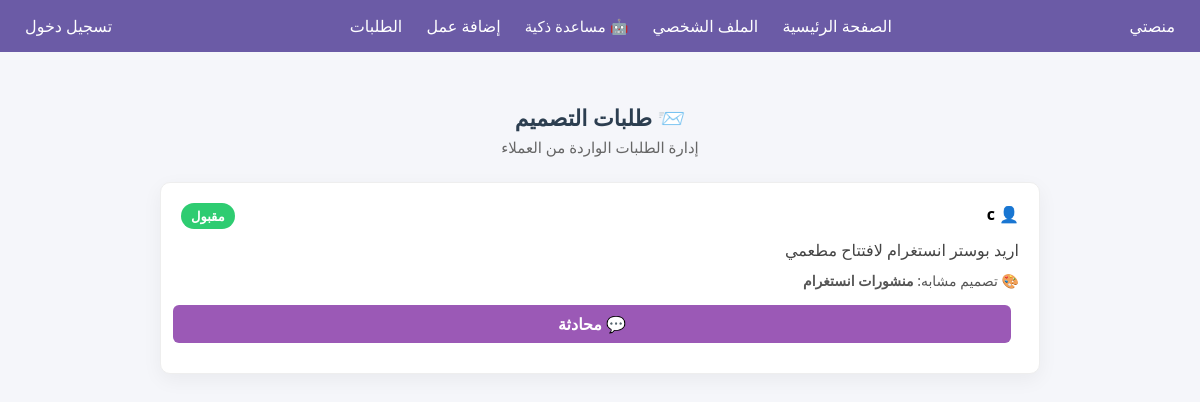
The app's page /designer/requests (signed in), older data.
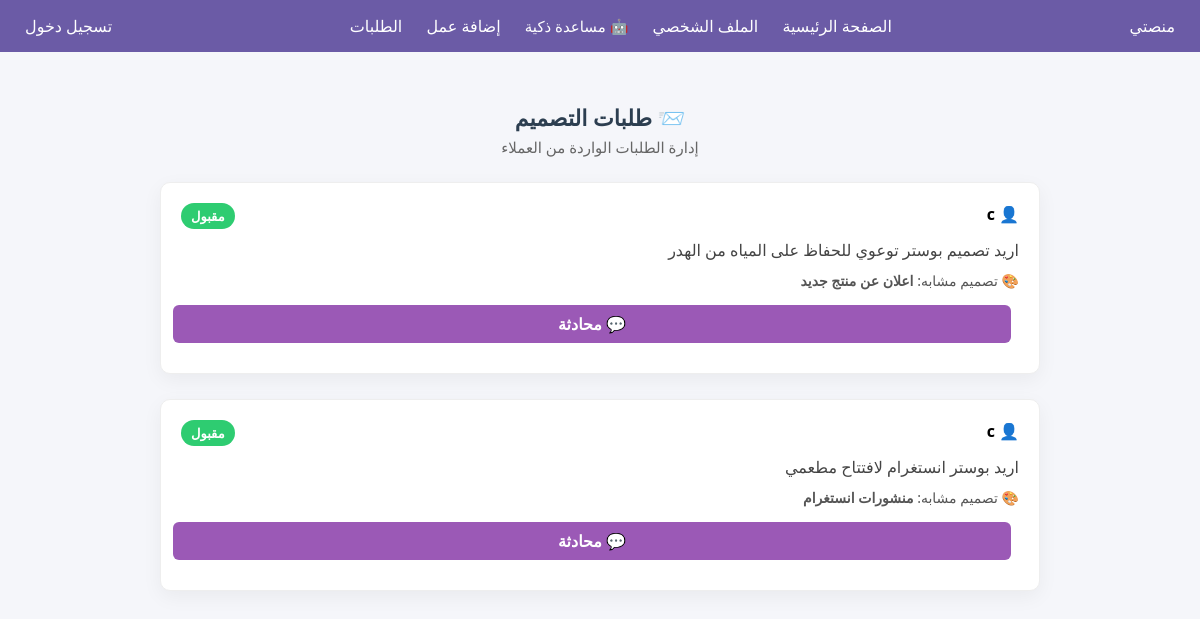
The same page, newer data.
### tables this page shows
CREATE TABLE requests (
    id INTEGER PRIMARY KEY AUTOINCREMENT,
        client_id INTEGER NOT NULL,
            designer_id INTEGER NOT NULL,
                design_id INTEGER,
                    description TEXT NOT NULL,
                        status TEXT DEFAULT 'مفتوح',
                            created_at TIMESTAMP DEFAULT CURRENT_TIMESTAMP
                            , chat_enabled INTEGER DEFAULT 0);

CREATE TABLE users (
            id INTEGER PRIMARY KEY AUTOINCREMENT,
            username TEXT NOT NULL,
            email TEXT NOT NULL,
            password TEXT NOT NULL,
            role TEXT NOT NULL
        , active INTEGER DEFAULT 1, bio TEXT DEFAULT '', portfolio TEXT DEFAULT '', specialty TEXT DEFAULT '', work_type TEXT DEFAULT '');

CREATE TABLE designs (
    id INTEGER PRIMARY KEY AUTOINCREMENT,
    designer_id INTEGER,
    title TEXT,
    description TEXT,
    image_path TEXT,
    FOREIGN KEY (designer_id) REFERENCES users(id)
);

### app/designer/routes.py (the view)
@designer_bp.route('/requests')
def designer_requests():
    if not designer_required():
        flash('غير مسموح بالدخول')
        return redirect(url_for('auth.login'))
    conn = sqlite3.connect(Config.DATABASE)
    conn.row_factory = sqlite3.Row
    requests = conn.execute("""
        SELECT
            r.id,
            r.description,
            r.status,
            u.username AS client_name,
            d.title AS design_title
        FROM requests r
        JOIN users u ON r.client_id = u.id
        LEFT JOIN designs d ON r.design_id = d.id
        WHERE r.designer_id = ?
        ORDER BY r.created_at DESC
    """, (session['user_id'],)).fetchall()
    conn.close()
    return render_template(
        'designer/requests.html',
        requests=requests
    )

### app/designer/routes.py (called while the page is built)
def designer_required():
    return 'role' in session and session['role'] == 'designer'

### app/designer/templates/designer/requests.html (shortened to what this page needs)
{% extends 'base.html' %}
{% block content %}
<div class="designer-requests-page">
    <div class="page-header">
        <h2>📨 طلبات التصميم</h2>
        <p>إدارة الطلبات الواردة من العملاء</p>
    </div>
    {% if requests %}
        <div class="requests-list">
            {% for req in requests %}
            <div class="request-card">
                <div class="request-top">
                    <span class="client-name">
                        👤 {{ req['client_name'] }}
                    </span>
                    <span class="status status-{{ req['status'] }}">
                        {{ req['status'] }}
                    </span>
                </div>
                <p class="request-desc">
                    {{ req['description'] }}
                </p>
                {% if req['design_title'] %}
                <p class="design-ref">
                    🎨 تصميم مشابه: <strong>{{ req['design_title'] }}</strong>
                </p>
                {% endif %}
                <div class="request-actions">
                    {% if req['status'] == 'مفتوح' %}
                        <a href="{{ url_for('designer.accept_request', request_id=req['id']) }}" class="btn accept">قبول</a>
                        <a href="{{ url_for('designer.reject_request', request_id=req['id']) }}" class="btn reject">رفض</a>
                    {% elif req['status'] == 'مقبول' %}
                        <a href="{{ url_for('chat.chat', request_id=req['id']) }}" class="btn chat">💬 محادثة</a>
                    {% endif %}
                </div>
            </div>
            {% endfor %}
        </div>
    {% else %}
        <div class="empty-box">
            لا يوجد طلبات حاليًا
        </div>
    {% endif %}
</div>
{% endblock %}

### app/templates/base.html (shortened to what this page needs)
<!DOCTYPE html>
<html lang="ar">
<head>
    <link rel="stylesheet" href="{{ url_for('static', filename='style.css') }}">
</head>
<body>
<nav class="navbar">
    <div class="navbar-container">
        <div class="nav-left">
            <a href="/" class="logo">منصتي</a>
        </div>
        <div class="nav-center">
            <a href="{{ url_for('home.home') }}">الصفحة الرئيسية</a>
            <a href="{{ url_for('client.profile') if session['role'] == 'client' else url_for('designer.profile') }}">
                الملف الشخصي
            </a>
            <button id="ai-button" class="ai-nav-btn">
                🤖 مساعدة ذكية
            </button>
            {% if session['role'] == 'designer' %}
                <a href="{{ url_for('designer.add_design') }}">إضافة عمل</a>
                <a href="{{ url_for('designer.designer_requests') }}">الطلبات</a>
            {% endif %}
        </div>
        <div class="nav-right">
            <a href="{{ url_for('auth.login') }}" class="btn-logout">تسجيل دخول</a>
        </div>
    </div>
</nav>
<main>
    {% block content %}{% endblock %}
</main>
</body>
</html>

### app/static/style.css (style rules this page uses)
* { margin: 0; padding: 0; box-sizing: border-box; font-family: 'Segoe UI', Tahoma, Geneva, Verdana, sans-serif; }
body { direction: rtl; background-color: #f5f6fa; }
.request-card, .portfolio-card { background-color: #fff; padding: 15px; margin-bottom: 10px; border-radius: 10px; box-shadow: 0 2px 8px rgba(0,0,0,0.1); }
.navbar { background: #6b5ba6; padding: 15px; color: #fff; }
.navbar-container { display: flex; justify-content: space-between; align-items: center; }
.navbar a { color: #fff; margin: 0 10px; text-decoration: none; }
.page-header { text-align: center; margin-bottom: 30px; }
.page-header h2 { font-size: 22px; font-weight: 600; margin-bottom: 8px; }
.page-header p { font-size: 14px; color: #777; }
.btn { display: block; width: 100%; padding: 12px; text-align: center; border-radius: 5px; text-decoration: none; font-weight: bold; margin-bottom: 10px; cursor: pointer; border: none; }
.page-header { text-align: center; margin-bottom: 25px; }
.page-header h2 { margin-bottom: 8px; color: #2c3e50; }
.page-header p { color: #666; font-size: 15px; }
.request-card { background: #fff; border-radius: 10px; border: 1px solid #eee; box-shadow: 0 4px 15px rgba(0,0,0,0.06); padding: 25px; }
.request-card { background: #fff; border: 1px solid #eee; border-radius: 10px; padding: 20px; box-shadow: 0 4px 12px rgba(0,0,0,0.08); transition: transform 0.3s, box-shadow 0.3s; position: relative; }
.status { padding: 5px 12px; border-radius: 6px; font-weight: bold; display: inline-block; font-size: 0.9rem; }
.status { padding: 6px 14px; border-radius: 999px; font-size: 13px; font-weight: bold; color: #fff; }
.status-مقبول { background: #10b981; }
.ai-nav-btn { background: none; border: none; color: white; font-size: 15px; cursor: pointer; margin-left: 10px; position: relative; z-index: 10; }

### app/templates/base.html (style rules this page uses)
.ai-nav-btn { background: none; border: none; color: white; font-size: 15px; cursor: pointer; margin: 0 10px; position: relative; z-index: 10; }

### app/designer/templates/designer/requests.html (style rules this page uses)
.designer-requests-page { max-width: 900px; margin: 40px auto; padding: 10px; }
.page-header { margin-bottom: 25px; }
.page-header h2 { margin-bottom: 5px; }
.page-header p { color: #666; }
.requests-list { display: flex; flex-direction: column; gap: 15px; }
.request-card { background: #fff; border-radius: 10px; padding: 20px; box-shadow: 0 6px 20px rgba(0,0,0,0.05); }
.request-top { display: flex; justify-content: space-between; margin-bottom: 10px; }
.client-name { font-weight: bold; }
.status { padding: 4px 10px; border-radius: 20px; font-size: 13px; color: #fff; }
.status-مقبول { background: #2ecc71; }
.request-desc { margin: 10px 0; color: #444; }
.design-ref { font-size: 14px; color: #555; }
.request-actions { margin-top: 15px; }
.btn { padding: 8px 18px; border-radius: 6px; text-decoration: none; color: white; font-weight: bold; margin-right: 8px; }
.chat { background: #9b59b6; }

Row changes from the older to the newer data that the page shows:
added requests: client_name "c", status "مقبول", description "اريد تصميم بوستر توعوي للحفاظ على المياه من الهدر", design_title "اعلان عن منتج جديد"
